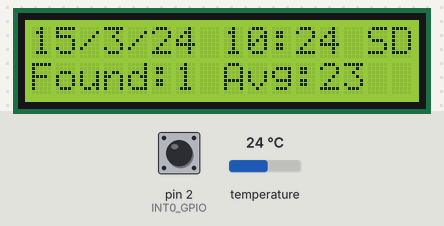
Bench run of a sketch on a simulated Arduino Uno, built with avr-gcc and run on an emulated ATmega328P. On the bench: 16×2 character LCD. The test bench sets the inputs (shaded band); at power-on: temperature 24 °C, pin 2 (INT0_GPIO) HIGH. The local clock reads 2024-03-15 10:24:30 at power-on unless the sketch sets it; storage starts empty.

Above: at 1.2 s.
1.3 s: temperature set to 12 °C
At 2.9 s:
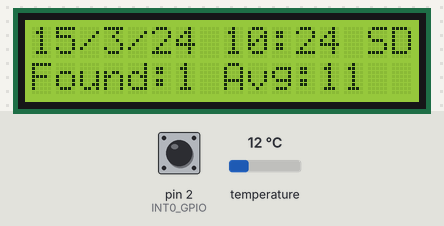
3.2 s: pin 2 (INT0_GPIO) pulled LOW for 1.05 s
At 6.0 s:
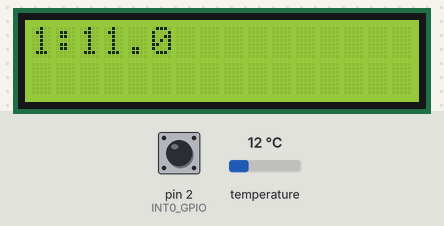
6.5 s: temperature set to 19 °C
At 7.8 s:
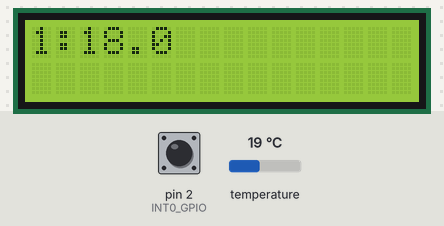
8.1 s: pin 2 (INT0_GPIO) pulled LOW for 1.05 s
At 10.5 s:
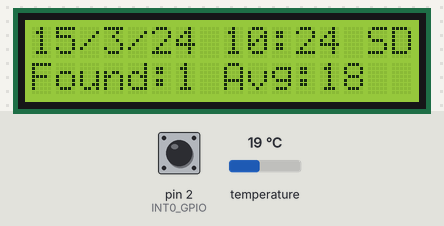
11.4 s: pin 2 (INT0_GPIO) pulled LOW for 3.2 s
At 15.9 s:
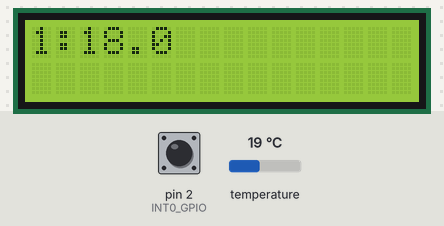
16.4 s: temperature set to 28 °C
At 17.9 s:
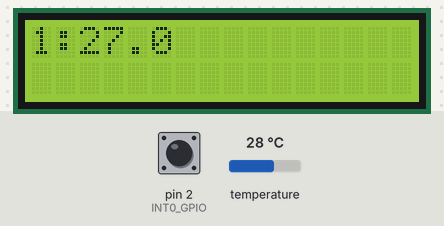
Timing chart, 0 to 19.0 s (numbered marks = the images above; inputs shaded):
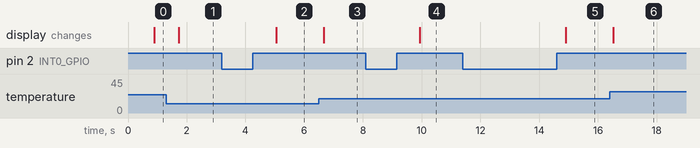

The sketch:

Arduino_Module_Final_v2.ino
```cpp
#include <Wire.h>                   // I2C Library
#include <LiquidCrystal_PCF8574.h>  // I2C LCD
#include <OneWire.h>                // Library for One-Wire interface
#include <DallasTemperature.h>      // Library for DS18B20 temp. sensor
#include <SparkFunDS1307RTC.h>      // RTC Module
#include <SD.h>                     // SD library (used with FAT32 format)
#include <SPI.h>


//-----------------SD Card---------------------//
#define SDCARD_CS_GPIO 4              // Chip Select pin is tied to pin 8 on the SparkFun SD Card Shield
bool wrote_in_5min = false;           // flag to write every 5 min
bool new_file = false;                // flag to create new file everyday

//-----------------TempSensors---------------------//
#define ONE_WIRE_GPIO 5              // Data pin of the bus is connected to pin 4
const uint8_t CALLIBRATION = 1;      // Used to callibrate the sensors (in C)
volatile uint8_t sensors_count = 0;
// Setting up the interface for OneWire communication
OneWire oneWire (ONE_WIRE_GPIO);
// Creating an instans of DallasTemperature Class with reference to OneWire interface
DallasTemperature TempSensors(&oneWire);

//-----------------LCD Controls---------------------//
LiquidCrystal_PCF8574 lcd(0x3f);    // set the LCD address to 0x27 for a 16 chars and 2 line display
// Tab Button
#define INT0_GPIO 2
volatile byte menu = 0;

void setup()
{
   // LCD init //
  lcd.begin(16, 2);                 // Dimentions of the LCD
  lcd.setBacklight(255);
  // Tab Button //
  pinMode(INT0_GPIO, INPUT_PULLUP);
  attachInterrupt(INT0, new_menu, RISING);
  // RTC //
  rtc.begin();                      // initialize the library
  // SDcard //
  pinMode(SDCARD_CS_GPIO, OUTPUT);
  // Display
  menu = 0;
}

void loop()
{
  //-----------------TempSensors---------------------//
  TempSensors.begin();                // initializing the sensors
  sensors_count = TempSensors.getDeviceCount();
  TempSensors.requestTemperatures();  // requesting data
  float temp[sensors_count];          // storing the data
  float avg_temp = 0;                 // storing average temp
  // storing data from sensors + calc avg temp
  if(sensors_count)                   // executes when sensors present
  {
    for (int i = 0; i < sensors_count; i++)
    {
      temp[i] = TempSensors.getTempCByIndex(i);
      temp[i] -= CALLIBRATION;        // Callibration constant
      avg_temp += temp[i];            // saving the sum
    }
    avg_temp /= sensors_count;
  }
  // End TempSensors

  //-----------------RTC---------------------//
  rtc.update();                       // updates: rtc.seconds(), rtc.minutes() etc..
  String Date = String(rtc.date()) + "/" + String(rtc.month()) + "/" + String(rtc.year());
  String Time = String(rtc.hour()) + ":";
  if(rtc.minute() < 10)
    Time = Time + "0" + String(rtc.minute());
  else
    Time = Time + String(rtc.minute());
  // End RTC

  //-----------------SDcard---------------------//
  SDClass SD;                         // Create instance of SDclass
  bool sd_in = false;                 // SD in flag
  if (SD.begin(SDCARD_CS_GPIO))       // Writing to SD Card only when its present
  {
    sd_in = true;
    // Printing data every 5 min
    if( rtc.minute() % 5 == 0)
    {
       if(!wrote_in_5min)
       {
          wrote_in_5min = true;
          const String FileName = String(rtc.date()) + "_" + String(rtc.month()) + "_" + String(rtc.year()) + ".csv";
          bool header_printed = SD.exists(FileName);// Check if file already exist
          File dataFile = SD.open(FileName, FILE_WRITE);
          // Writing to the file only if its open
          if (dataFile)
          {
            if(!header_printed)                     // printing headers
            {
              dataFile.print("Date");               // Printing time header
              dataFile.print(",");
              dataFile.print("Time");               // Printing time header
              dataFile.print(",");
              dataFile.print("Average");            // Printing avg header
              for(int i = 0; i < sensors_count; i++)// Printing sensor headers
              {
                dataFile.print(",");
                dataFile.print("Sensor " + String(i+1));
              }
              dataFile.println();                  //create a new row to read data more clearly
            }

            dataFile.print(String(rtc.year()) + "/" + String(rtc.month()) + "/" + String(rtc.date()));                 // Printing time
            dataFile.print(",");
            dataFile.print(Time);                 // Printing time header
            dataFile.print(",");
            dataFile.print(avg_temp);             // Printing time
            for(int i = 0; i < sensors_count; i++)// Printing sensor headers
            {
              dataFile.print(",");
              dataFile.print(temp[i]);
            }
            dataFile.println();                     //create a new row to read data more clearly
            dataFile.close();                       //close file
        }
      }
    }
    else
      wrote_in_5min = false;
  }
  // End SDcard

  //-----------------Display---------------------//

  if(menu > (sensors_count/4) + 1)            // Overflow the button
     menu = 0;

  if(menu == 0 || sensors_count == 0)         // Main menu
  {
    lcd.clear();
    lcd.print(Date + " " + Time);
    if(sd_in) lcd.print(" SD");
    lcd.setCursor(0, 1);
    lcd.print("Found:" + String(sensors_count));
    lcd.print(" Avg:");
    lcd.print(avg_temp, 0);
  }
  else // in one of the tabs
  {
    lcd.clear();
    for (int i = 0; i<4; i++)
    {
       if ( (menu-1)*4 + i <= sensors_count-1 ) // Tab menu functions
       {
          lcd.setCursor((i*8)%16, i/2);         // Positioning algorithm
          lcd.print(String((menu-1)*4 + i + 1) + ":");
          lcd.print(temp[(menu-1)*4 + i], 1);
       }
    }
  }
  // End Display

}  // End Main

//--------------Tab Interrupt--------------//
void new_menu ()
{
  menu ++;                            //inc. tab counter
  // tab counter reached limit
  if(menu > (sensors_count/4) + 1)
   menu = 0;
  // killing some time to reduce switching noise
  delay(5);
} //--------------------------------------//
```

Measured:
- after the input at 1.3 s, the display: changes after 0.43 s (image 1)
- after the input at 3.2 s, the display: changes after 1.8 s (image 2)
- after the input at 6.5 s, the display: changes after 0.16 s (image 3)
- after the input at 8.1 s, the display: changes after 1.8 s (image 4)
- after the input at 11.4 s, the display: changes after 3.5 s (image 5)
- after the input at 16.4 s, the display: changes after 0.13 s (image 6)
